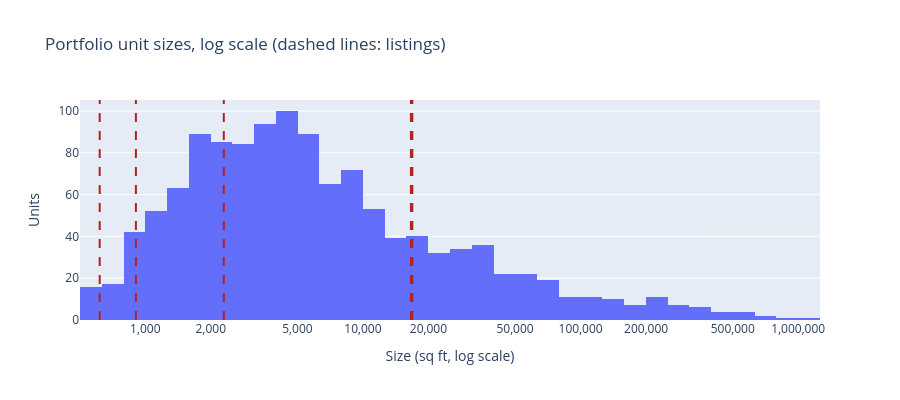

Notebook code cell kept with this figure:
### Markdown cell above
### 3.2 Size

### Code cell
size = physical["size_sqft"].dropna()
ticks = [500, 1_000, 2_000, 5_000, 10_000, 20_000, 50_000, 100_000, 200_000, 500_000, 1_000_000]

fig = px.histogram(x=np.log10(size), nbins=50, height=400,
                   title="Portfolio unit sizes, log scale (dashed lines: listings)",
                   labels={"x": "Size (sq ft, log scale)"})
fig.update_xaxes(tickvals=np.log10(ticks), ticktext=[f"{t:,}" for t in ticks])
fig.update_layout(yaxis_title="Units")
for sqft in listing_physical["size_sqft"].dropna():
    fig.add_vline(x=np.log10(sqft), line_dash="dash", line_color="firebrick")
fig.show()

### Figure 1 — Plotly figure (JSON) as saved in the notebook; plotly's stock layout.template omitted (floating-point values rounded to 4 significant figures; data arrays with more than 128 entries replaced by an {"elided": "..."} marker saying what was removed)
{"data": [{"bingroup": "x", "hovertemplate": "Size (sq ft, log scale)=%{x}<br>count=%{y}<extra></extra>", "legendgroup": "", "marker": {"color": "#636efa", "pattern": {"shape": ""}}, "name": "", "nbinsx": 50, "orientation": "v", "showlegend": false, "type": "histogram", "x": {"elided": "1240 float values"}, "xaxis": "x", "yaxis": "y"}], "layout": {"barmode": "relative", "height": 400, "legend": {"tracegroupgap": 0}, "shapes": [{"line": {"color": "firebrick", "dash": "dash"}, "type": "line", "x0": 4.227, "x1": 4.227, "xref": "x", "y0": 0, "y1": 1, "yref": "y domain"}, {"line": {"color": "firebrick", "dash": "dash"}, "type": "line", "x0": 2.957, "x1": 2.957, "xref": "x", "y0": 0, "y1": 1, "yref": "y domain"}, {"line": {"color": "firebrick", "dash": "dash"}, "type": "line", "x0": 3.361, "x1": 3.361, "xref": "x", "y0": 0, "y1": 1, "yref": "y domain"}, {"line": {"color": "firebrick", "dash": "dash"}, "type": "line", "x0": 2.79, "x1": 2.79, "xref": "x", "y0": 0, "y1": 1, "yref": "y domain"}, {"line": {"color": "firebrick", "dash": "dash"}, "type": "line", "x0": 4.22, "x1": 4.22, "xref": "x", "y0": 0, "y1": 1, "yref": "y domain"}], "title": {"text": "Portfolio unit sizes, log scale (dashed lines: listings)"}, "xaxis": {"anchor": "y", "domain": [0.0, 1.0], "ticktext": ["500", "1,000", "2,000", "5,000", "10,000", "20,000", "50,000", "100,000", "200,000", "500,000", "1,000,000"], "tickvals": [2.699, 3.0, 3.301, 3.699, 4.0, 4.301, 4.699, 5.0, 5.301, 5.699, 6.0], "title": {"text": "Size (sq ft, log scale)"}}, "yaxis": {"anchor": "x", "domain": [0.0, 1.0], "title": {"text": "Units"}}}}
